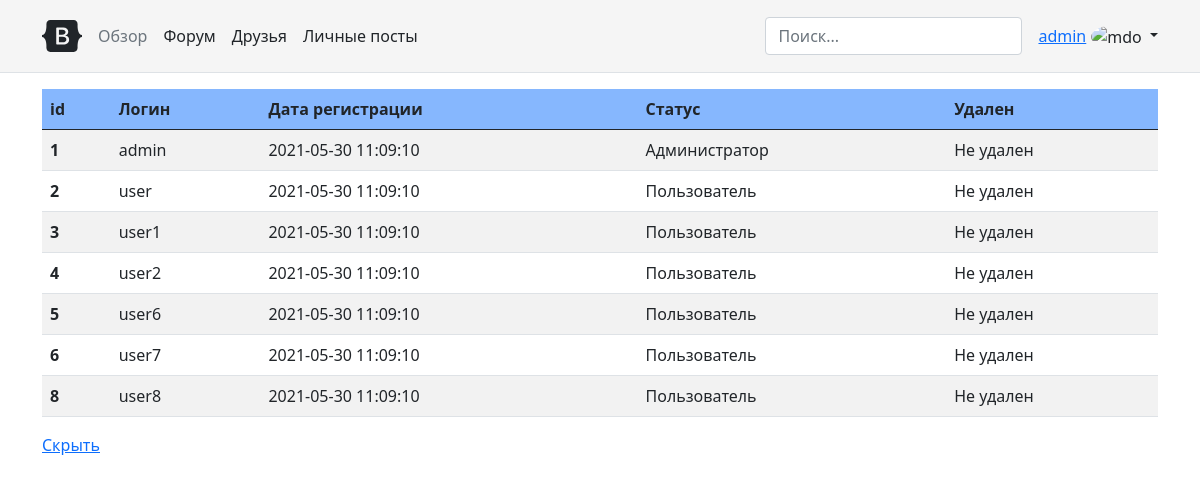
The page /users (signed in) on the database as committed earlier.
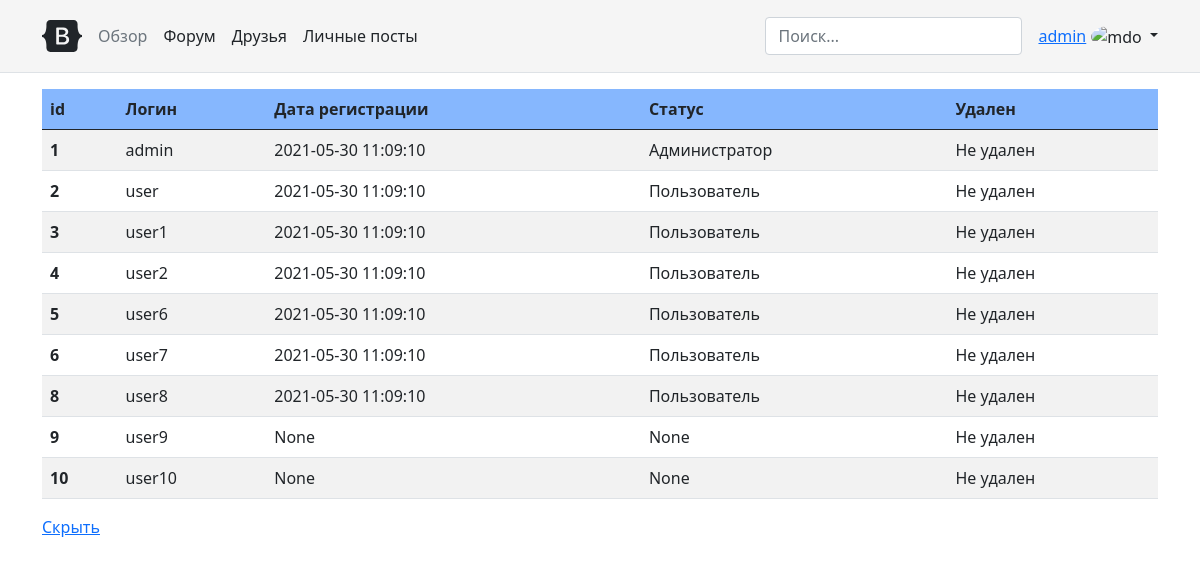
The same page on the database as committed later.
### data/user.py (models this page shows, shortened)
class User(SqlAlchemyBase, UserMixin):
    __tablename__ = 'users'  # Подключение к таблице 'users' базы данных
    id = sqlalchemy.Column(sqlalchemy.Integer, primary_key=True, autoincrement=True)  # Выбор столбца
    login = sqlalchemy.Column(sqlalchemy.String, index=True, unique=True)  # __||__
    hashed_password = sqlalchemy.Column(sqlalchemy.String, nullable=True)  # __||__
    status_id = sqlalchemy.Column(sqlalchemy.Integer, sqlalchemy.ForeignKey('user_status.id'),
                                                                                        nullable=True)
    registration_date = sqlalchemy.Column(sqlalchemy.TIMESTAMP, nullable=True)
    deleted = sqlalchemy.Column(sqlalchemy.Boolean, nullable=True)
    status = relationship("UserStatus", foreign_keys=[status_id])

### data/user_status.py (models this page shows)
class UserStatus(SqlAlchemyBase, UserMixin):
    __tablename__ = 'user_status'  # Подключение к таблице 'users_status' базы данных
    id = sqlalchemy.Column(sqlalchemy.Integer, primary_key=True, autoincrement=True)  # Выбор столбца
    status = sqlalchemy.Column(sqlalchemy.String, nullable=True)
    users = relationship("User")
    def __repr__(self):
        return f'{self.status}'  # возвращает статус

### app.py (the view)
@app.route('/users')
@login_required
def users():  # Возвращает админу список пользователей
    if current_user.status_id != 1:
        return "Доступ запрещен"
    db_sess = db_session.create_session()
    users = db_sess.query(User).order_by(User.id.asc())  # Присвоение переменной таблицы БД
    return render_template('users.html', users=users)

### app.py (called while the page is built)
@login_manager.user_loader  # Логин
def load_user(user_id):
    db_sess = db_session.create_session()
    return db_sess.query(User).get(user_id)

### data/db_session.py (called while the page is built)
def create_session() -> Session:
    global __factory
    return __factory()

### templates/users.html
{% extends "index.html" %}
{% block content %}
    <table class="table table-striped">
        <thead>
        <tr>
              <th scope="col">id</th>
              <th scope="col">Логин</th>
              <th scope="col">Дата регистрации</th>
              <th scope="col">Статус</th>
              <th scope="col">Удален</th>
            </tr>
        </thead>
        <tbody>
          {% for user in users %}
            <tr>
              <th scope="row">{{ user.id }}</th>
              <td>{{ user.login }}</td>
              <td>{{ user.registration_date }}</td>
              <td>{{ user.status}}</td>
              <td>{% if user.deleted == "True" %}{% print("Удален") %}{% else %}{% print("Не удален") %}{% endif %}</td>
            </tr>
          {% endfor %}
        </tbody>
    </table>
    <a href="{{ url_for('clear') }}">Скрыть</a>
{% endblock %}

### templates/index.html (shortened to what this page needs)
<!doctype html>
<html lang="ru">
<html>
<head>
    <link href="{{ url_for('static', filename='bootstrap/css/bootstrap.min.css') }}" rel="stylesheet">
    <link href="{{ url_for('static', filename='css/style.css') }}" rel="stylesheet">
    <link rel="stylesheet" type="text/css"
          href="{{ url_for('static', filename='bootstrap/css/headers.css') }}"/>
</head>
<body>
    <header class="p-3 mb-3 border-bottom">
        <div class="container">
            <div class="d-flex flex-wrap align-items-center justify-content-center justify-content-lg-start">
                <a href="/" class="d-flex align-items-center mb-2 mb-lg-0 text-dark text-decoration-none">
                    <svg class="bi me-2" width="40" height="32" role="img" aria-label="Bootstrap">
                        <use xlink:href="#bootstrap"></use>
                    </svg>
                </a>
                <ul class="nav col-12 col-lg-auto me-lg-auto mb-2 justify-content-center mb-md-0">
                    <li><a href="#" class="nav-link px-2 link-secondary">Обзор</a></li>
                    <li><a href="{{ url_for('sections') }}" class="nav-link px-2 link-dark">Форум</a></li>
                    <li><a href="#" class="nav-link px-2 link-dark">Друзья</a></li>
                    <li><a href="#" class="nav-link px-2 link-dark">Личные посты</a></li>
                </ul>
                <form class="col-12 col-lg-auto mb-3 mb-lg-0 me-lg-3">
                    <input type="search" class="form-control" placeholder="Поиск..." aria-label="Поиск">
                </form>
                {% if current_user.is_authenticated %}
                    <a href="##" style="margin-right: 5px">{{ current_user.login }}</a>
                    <div class="dropdown text-end">
                        <a href="#" class="d-block link-dark text-decoration-none dropdown-toggle"
                           id="dropdownUser1" data-bs-toggle="dropdown" aria-expanded="false">
                            <img src="https://okeygeek.ru/wp-content/uploads/2020/03/no_avatar.png"
                                            alt="mdo" width="32" height="32" class="rounded-circle">
                        </a>
                    </div>
                {% endif %}
            </div>
        </div>
    </header>
    <main role="main" class="container">
        {% block content %}{% endblock %}
    </main>
</body>
</html>

### static/css/style.css (style rules this page uses)
body { background-color: white; }
header { background-color: whitesmoke; }
thead { background-color: #86b7fe; }

Rows that differ between the two databases and show on the page:
added User: id "9", login "user9", registration_date "None", status "None", print "Не удален"
added User: id "10", login "user10", registration_date "None", status "None", print "Не удален"
